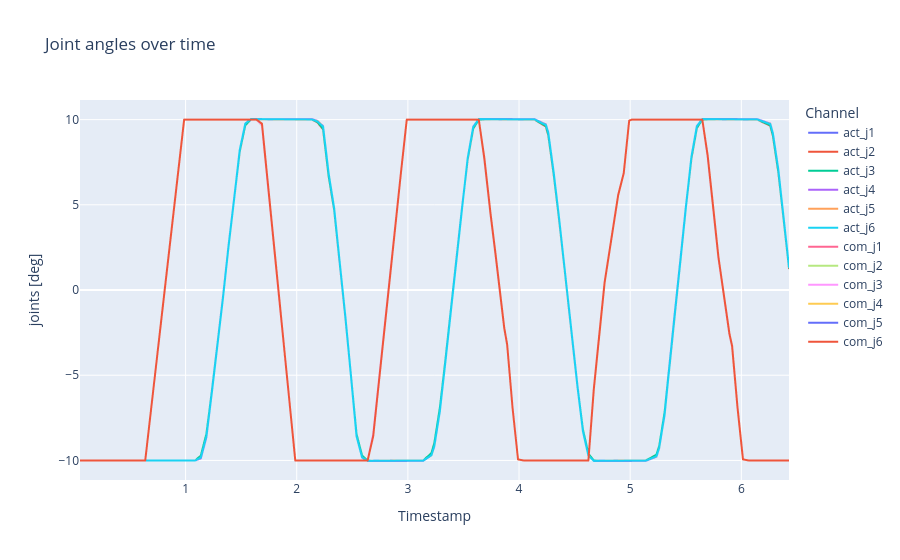

The notebook cell saved with this chart:
### Markdown cell above
Joint angles over time

### Code cell
# 1) DataFrame anlegen
df = pd.DataFrame({
    'timestamp': timestamps,
    'act_j1': act_j[:, 0],
    'act_j2': act_j[:, 1],
    'act_j3': act_j[:, 2],
    'act_j4': act_j[:, 3],
    'act_j5': act_j[:, 4],
    'act_j6': act_j[:, 5],
    'com_j1': com_j[:, 0],
    'com_j2': com_j[:, 1],
    'com_j3': com_j[:, 2],
    'com_j4': com_j[:, 3],
    'com_j5': com_j[:, 4],
    'com_j6': com_j[:, 5]
})

# 1) In Long-Form umwandeln
df_long = df.melt(
    id_vars='timestamp',
    value_vars=df.columns[1:],
    var_name='Channel',
    value_name='joints [deg]'
)

# 2) Plot bauen
fig = px.line(
    df_long,
    x='timestamp',
    y='joints [deg]',
    color='Channel',
    title="Joint angles over time",
    labels={'timestamp': 'Timestamp'}
)

# 3) Achsen anpassen
fig.update_xaxes(
    tickformat="%H:%M:%S\n%d-%m-%Y",
)

fig.show()
